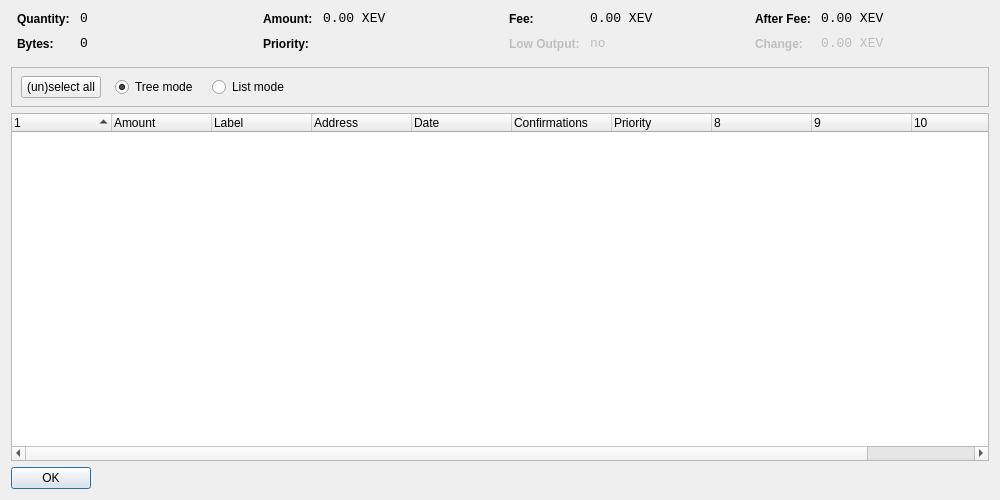
<?xml version="1.0" encoding="UTF-8"?>
<ui version="4.0">
 <class>CoinControlDialog</class>
 <widget class="QDialog" name="CoinControlDialog">
  <property name="geometry">
   <rect>
    <x>0</x>
    <y>0</y>
    <width>1000</width>
    <height>500</height>
   </rect>
  </property>
  <property name="windowTitle">
   <string>Coin Control</string>
  </property>
  <layout class="QVBoxLayout" name="verticalLayout">
   <item>
    <layout class="QHBoxLayout" name="horizontalLayoutTop" stretch="0,0,0,0">
     <property name="topMargin">
      <number>0</number>
     </property>
     <property name="bottomMargin">
      <number>10</number>
     </property>
     <item>
      <layout class="QFormLayout" name="formLayoutCoinControl1">
       <property name="horizontalSpacing">
        <number>10</number>
       </property>
       <property name="verticalSpacing">
        <number>10</number>
       </property>
       <property name="leftMargin">
        <number>6</number>
       </property>
       <property name="rightMargin">
        <number>6</number>
       </property>
       <item row="0" column="0">
        <widget class="QLabel" name="labelCoinControlQuantityText">
         <property name="styleSheet">
          <string notr="true">font-weight:bold;</string>
         </property>
         <property name="text">
          <string>Quantity:</string>
         </property>
        </widget>
       </item>
       <item row="0" column="1">
        <widget class="QLabel" name="labelCoinControlQuantity">
         <property name="font">
          <font>
           <family>Monospace</family>
           <pointsize>10</pointsize>
          </font>
         </property>
         <property name="cursor">
          <cursorShape>IBeamCursor</cursorShape>
         </property>
         <property name="contextMenuPolicy">
          <enum>Qt::ActionsContextMenu</enum>
         </property>
         <property name="text">
          <string notr="true">0</string>
         </property>
         <property name="textInteractionFlags">
          <set>Qt::LinksAccessibleByMouse|Qt::TextSelectableByKeyboard|Qt::TextSelectableByMouse</set>
         </property>
        </widget>
       </item>
       <item row="1" column="0">
        <widget class="QLabel" name="labelCoinControlBytesText">
         <property name="styleSheet">
          <string notr="true">font-weight:bold;</string>
         </property>
         <property name="text">
          <string>Bytes:</string>
         </property>
        </widget>
       </item>
       <item row="1" column="1">
        <widget class="QLabel" name="labelCoinControlBytes">
         <property name="font">
          <font>
           <family>Monospace</family>
           <pointsize>10</pointsize>
          </font>
         </property>
         <property name="cursor">
          <cursorShape>IBeamCursor</cursorShape>
         </property>
         <property name="contextMenuPolicy">
          <enum>Qt::ActionsContextMenu</enum>
         </property>
         <property name="text">
          <string notr="true">0</string>
         </property>
         <property name="textInteractionFlags">
          <set>Qt::LinksAccessibleByMouse|Qt::TextSelectableByKeyboard|Qt::TextSelectableByMouse</set>
         </property>
        </widget>
       </item>
      </layout>
     </item>
     <item>
      <layout class="QFormLayout" name="formLayoutCoinControl2">
       <property name="horizontalSpacing">
        <number>10</number>
       </property>
       <property name="verticalSpacing">
        <number>10</number>
       </property>
       <property name="leftMargin">
        <number>6</number>
       </property>
       <property name="rightMargin">
        <number>6</number>
       </property>
       <item row="0" column="0">
        <widget class="QLabel" name="labelCoinControlAmountText">
         <property name="styleSheet">
          <string notr="true">font-weight:bold;</string>
         </property>
         <property name="text">
          <string>Amount:</string>
         </property>
        </widget>
       </item>
       <item row="0" column="1">
        <widget class="QLabel" name="labelCoinControlAmount">
         <property name="font">
          <font>
           <family>Monospace</family>
           <pointsize>10</pointsize>
          </font>
         </property>
         <property name="cursor">
          <cursorShape>IBeamCursor</cursorShape>
         </property>
         <property name="contextMenuPolicy">
          <enum>Qt::ActionsContextMenu</enum>
         </property>
         <property name="text">
          <string notr="true">0.00 XEV</string>
         </property>
         <property name="textInteractionFlags">
          <set>Qt::LinksAccessibleByMouse|Qt::TextSelectableByKeyboard|Qt::TextSelectableByMouse</set>
         </property>
        </widget>
       </item>
       <item row="1" column="0">
        <widget class="QLabel" name="labelCoinControlPriorityText">
         <property name="styleSheet">
          <string notr="true">font-weight:bold;</string>
         </property>
         <property name="text">
          <string>Priority:</string>
         </property>
        </widget>
       </item>
       <item row="1" column="1">
        <widget class="QLabel" name="labelCoinControlPriority">
         <property name="font">
          <font>
           <family>Monospace</family>
           <pointsize>10</pointsize>
          </font>
         </property>
         <property name="cursor">
          <cursorShape>IBeamCursor</cursorShape>
         </property>
         <property name="contextMenuPolicy">
          <enum>Qt::ActionsContextMenu</enum>
         </property>
         <property name="text">
          <string/>
         </property>
         <property name="textInteractionFlags">
          <set>Qt::LinksAccessibleByMouse|Qt::TextSelectableByKeyboard|Qt::TextSelectableByMouse</set>
         </property>
        </widget>
       </item>
      </layout>
     </item>
     <item>
      <layout class="QFormLayout" name="formLayoutCoinControl3">
       <property name="horizontalSpacing">
        <number>10</number>
       </property>
       <property name="verticalSpacing">
        <number>10</number>
       </property>
       <property name="leftMargin">
        <number>6</number>
       </property>
       <property name="rightMargin">
        <number>6</number>
       </property>
       <item row="0" column="0">
        <widget class="QLabel" name="labelCoinControlFeeText">
         <property name="styleSheet">
          <string notr="true">font-weight:bold;</string>
         </property>
         <property name="text">
          <string>Fee:</string>
         </property>
        </widget>
       </item>
       <item row="0" column="1">
        <widget class="QLabel" name="labelCoinControlFee">
         <property name="font">
          <font>
           <family>Monospace</family>
           <pointsize>10</pointsize>
          </font>
         </property>
         <property name="cursor">
          <cursorShape>IBeamCursor</cursorShape>
         </property>
         <property name="contextMenuPolicy">
          <enum>Qt::ActionsContextMenu</enum>
         </property>
         <property name="text">
          <string notr="true">0.00 XEV</string>
         </property>
         <property name="textInteractionFlags">
          <set>Qt::LinksAccessibleByMouse|Qt::TextSelectableByKeyboard|Qt::TextSelectableByMouse</set>
         </property>
        </widget>
       </item>
       <item row="1" column="0">
        <widget class="QLabel" name="labelCoinControlLowOutputText">
         <property name="enabled">
          <bool>false</bool>
         </property>
         <property name="styleSheet">
          <string notr="true">font-weight:bold;</string>
         </property>
         <property name="text">
          <string>Low Output:</string>
         </property>
        </widget>
       </item>
       <item row="1" column="1">
        <widget class="QLabel" name="labelCoinControlLowOutput">
         <property name="enabled">
          <bool>false</bool>
         </property>
         <property name="font">
          <font>
           <family>Monospace</family>
           <pointsize>10</pointsize>
          </font>
         </property>
         <property name="cursor">
          <cursorShape>IBeamCursor</cursorShape>
         </property>
         <property name="contextMenuPolicy">
          <enum>Qt::ActionsContextMenu</enum>
         </property>
         <property name="text">
          <string notr="true">no</string>
         </property>
         <property name="textInteractionFlags">
          <set>Qt::LinksAccessibleByMouse|Qt::TextSelectableByKeyboard|Qt::TextSelectableByMouse</set>
         </property>
        </widget>
       </item>
      </layout>
     </item>
     <item>
      <layout class="QFormLayout" name="formLayoutCoinControl4">
       <property name="horizontalSpacing">
        <number>10</number>
       </property>
       <property name="verticalSpacing">
        <number>10</number>
       </property>
       <property name="leftMargin">
        <number>6</number>
       </property>
       <property name="rightMargin">
        <number>6</number>
       </property>
       <item row="0" column="0">
        <widget class="QLabel" name="labelCoinControlAfterFeeText">
         <property name="styleSheet">
          <string notr="true">font-weight:bold;</string>
         </property>
         <property name="text">
          <string>After Fee:</string>
         </property>
        </widget>
       </item>
       <item row="0" column="1">
        <widget class="QLabel" name="labelCoinControlAfterFee">
         <property name="font">
          <font>
           <family>Monospace</family>
           <pointsize>10</pointsize>
          </font>
         </property>
         <property name="cursor">
          <cursorShape>IBeamCursor</cursorShape>
         </property>
         <property name="contextMenuPolicy">
          <enum>Qt::ActionsContextMenu</enum>
         </property>
         <property name="text">
          <string notr="true">0.00 XEV</string>
         </property>
         <property name="textInteractionFlags">
          <set>Qt::LinksAccessibleByMouse|Qt::TextSelectableByKeyboard|Qt::TextSelectableByMouse</set>
         </property>
        </widget>
       </item>
       <item row="1" column="0">
        <widget class="QLabel" name="labelCoinControlChangeText">
         <property name="enabled">
          <bool>false</bool>
         </property>
         <property name="styleSheet">
          <string notr="true">font-weight:bold;</string>
         </property>
         <property name="text">
          <string>Change:</string>
         </property>
        </widget>
       </item>
       <item row="1" column="1">
        <widget class="QLabel" name="labelCoinControlChange">
         <property name="enabled">
          <bool>false</bool>
         </property>
         <property name="font">
          <font>
           <family>Monospace</family>
           <pointsize>10</pointsize>
          </font>
         </property>
         <property name="cursor">
          <cursorShape>IBeamCursor</cursorShape>
         </property>
         <property name="contextMenuPolicy">
          <enum>Qt::ActionsContextMenu</enum>
         </property>
         <property name="text">
          <string notr="true">0.00 XEV</string>
         </property>
         <property name="textInteractionFlags">
          <set>Qt::LinksAccessibleByMouse|Qt::TextSelectableByKeyboard|Qt::TextSelectableByMouse</set>
         </property>
        </widget>
       </item>
      </layout>
     </item>
    </layout>
   </item>
   <item>
    <widget class="QFrame" name="frame">
     <property name="minimumSize">
      <size>
       <width>0</width>
       <height>40</height>
      </size>
     </property>
     <property name="frameShape">
      <enum>QFrame::StyledPanel</enum>
     </property>
     <property name="frameShadow">
      <enum>QFrame::Sunken</enum>
     </property>
     <widget class="QWidget" name="horizontalLayoutWidget">
      <property name="geometry">
       <rect>
        <x>10</x>
        <y>0</y>
        <width>781</width>
        <height>41</height>
       </rect>
      </property>
      <layout class="QHBoxLayout" name="horizontalLayoutPanel" stretch="0,0,0,0,0">
       <property name="spacing">
        <number>14</number>
       </property>
       <item>
        <widget class="QPushButton" name="pushButtonSelectAll">
         <property name="sizePolicy">
          <sizepolicy hsizetype="Maximum" vsizetype="Fixed">
           <horstretch>0</horstretch>
           <verstretch>0</verstretch>
          </sizepolicy>
         </property>
         <property name="text">
          <string>(un)select all</string>
         </property>
        </widget>
       </item>
       <item>
        <widget class="QRadioButton" name="radioTreeMode">
         <property name="sizePolicy">
          <sizepolicy hsizetype="Maximum" vsizetype="Fixed">
           <horstretch>0</horstretch>
           <verstretch>0</verstretch>
          </sizepolicy>
         </property>
         <property name="text">
          <string>Tree mode</string>
         </property>
         <property name="checked">
          <bool>true</bool>
         </property>
        </widget>
       </item>
       <item>
        <widget class="QRadioButton" name="radioListMode">
         <property name="sizePolicy">
          <sizepolicy hsizetype="Maximum" vsizetype="Fixed">
           <horstretch>0</horstretch>
           <verstretch>0</verstretch>
          </sizepolicy>
         </property>
         <property name="text">
          <string>List mode</string>
         </property>
        </widget>
       </item>
       <item>
        <spacer name="horizontalSpacer">
         <property name="orientation">
          <enum>Qt::Horizontal</enum>
         </property>
         <property name="sizeHint" stdset="0">
          <size>
           <width>40</width>
           <height>20</height>
          </size>
         </property>
        </spacer>
       </item>
      </layout>
     </widget>
    </widget>
   </item>
   <item>
    <widget class="CoinControlTreeWidget" name="treeWidget">
     <property name="contextMenuPolicy">
      <enum>Qt::CustomContextMenu</enum>
     </property>
     <property name="sortingEnabled">
      <bool>false</bool>
     </property>
     <property name="columnCount">
      <number>11</number>
     </property>
     <attribute name="headerShowSortIndicator" stdset="0">
      <bool>true</bool>
     </attribute>
     <attribute name="headerStretchLastSection">
      <bool>false</bool>
     </attribute>
     <column>
      <property name="text">
       <string/>
      </property>
     </column>
     <column>
      <property name="text">
       <string>Amount</string>
      </property>
     </column>
     <column>
      <property name="text">
       <string>Label</string>
      </property>
     </column>
     <column>
      <property name="text">
       <string>Address</string>
      </property>
     </column>
     <column>
      <property name="text">
       <string>Date</string>
      </property>
     </column>
     <column>
      <property name="text">
       <string>Confirmations</string>
      </property>
      <property name="toolTip">
       <string>Confirmed</string>
      </property>
     </column>
     <column>
      <property name="text">
       <string>Priority</string>
      </property>
     </column>
     <column>
      <property name="text">
       <string/>
      </property>
     </column>
     <column>
      <property name="text">
       <string/>
      </property>
     </column>
     <column>
      <property name="text">
       <string/>
      </property>
     </column>
     <column>
      <property name="text">
       <string/>
      </property>
     </column>
    </widget>
   </item>
   <item>
    <widget class="QDialogButtonBox" name="buttonBox">
     <property name="sizePolicy">
      <sizepolicy hsizetype="Maximum" vsizetype="Fixed">
       <horstretch>0</horstretch>
       <verstretch>0</verstretch>
      </sizepolicy>
     </property>
     <property name="orientation">
      <enum>Qt::Horizontal</enum>
     </property>
     <property name="standardButtons">
      <set>QDialogButtonBox::Ok</set>
     </property>
    </widget>
   </item>
  </layout>
 </widget>
 <customwidgets>
  <customwidget>
   <class>CoinControlTreeWidget</class>
   <extends>QTreeWidget</extends>
   <header>coincontroltreewidget.h</header>
  </customwidget>
 </customwidgets>
 <resources/>
 <connections/>
</ui>
